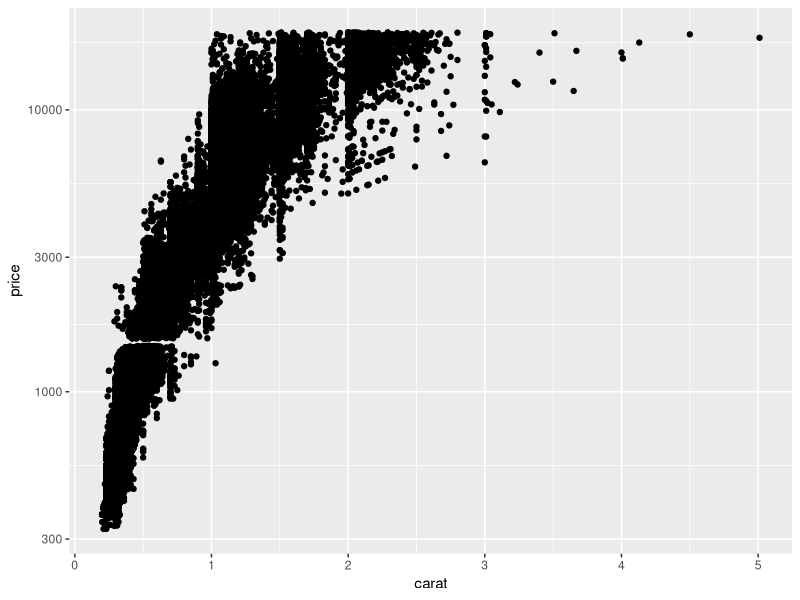
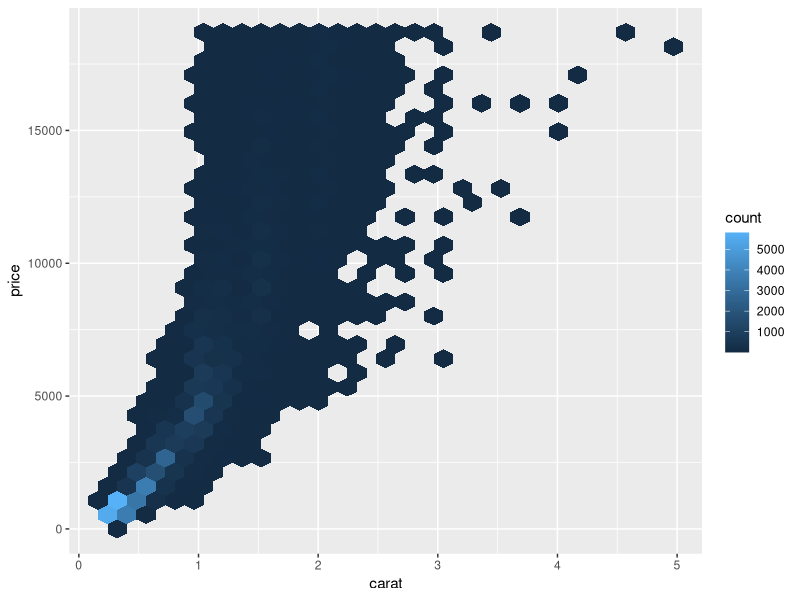
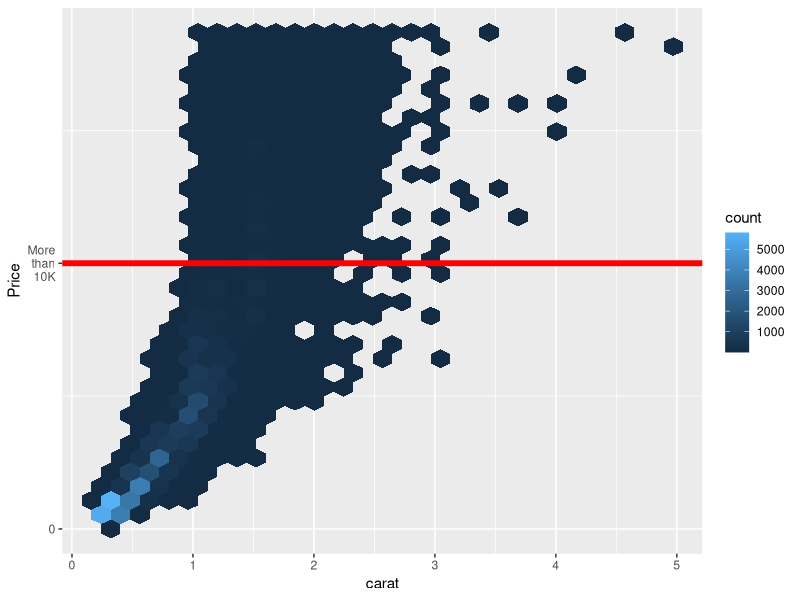
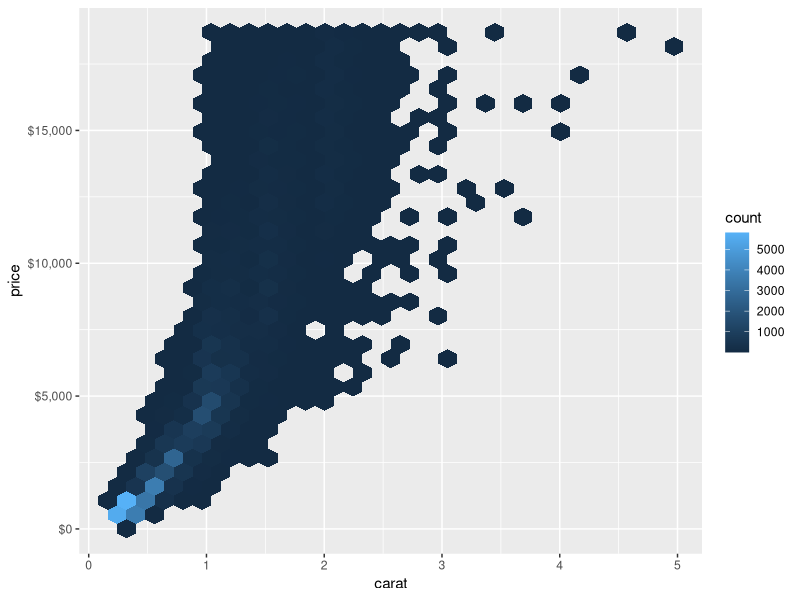
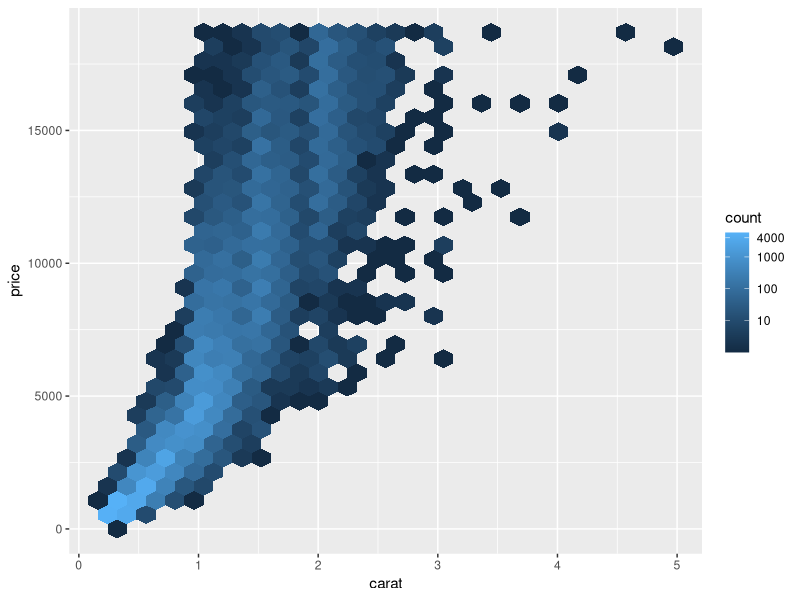
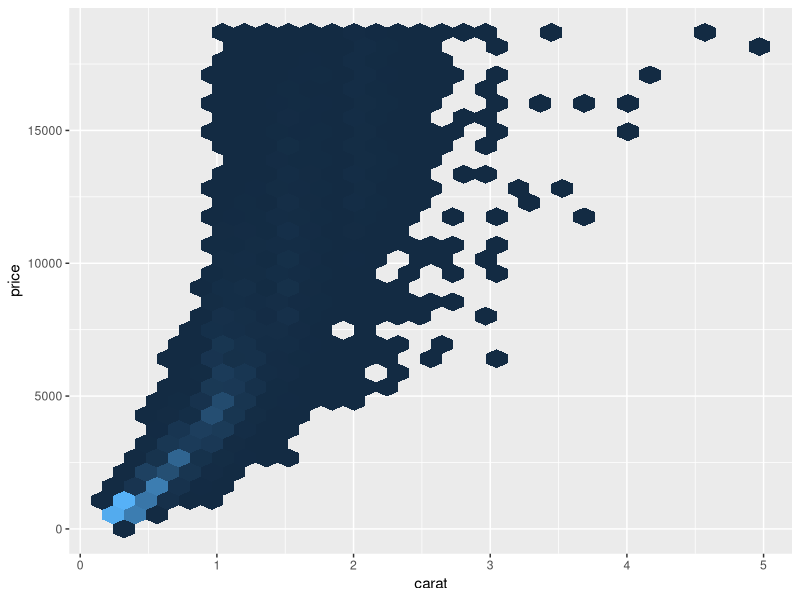
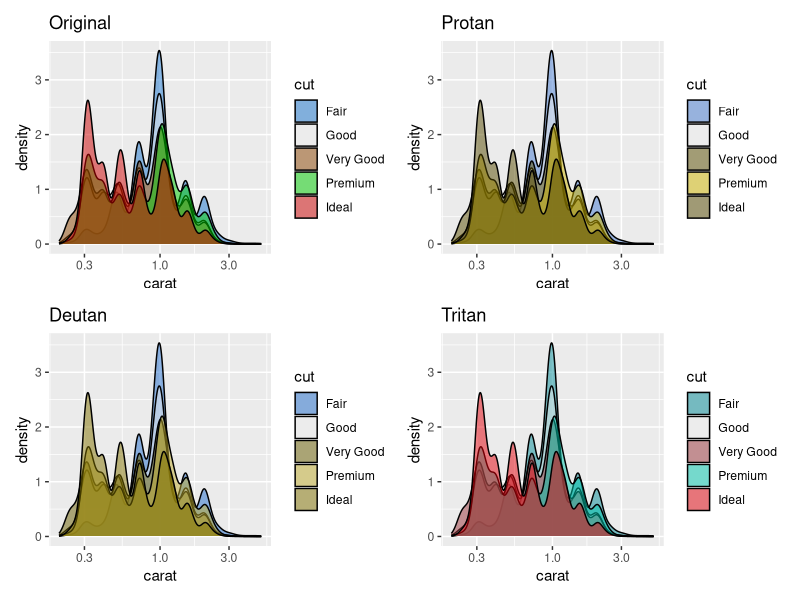
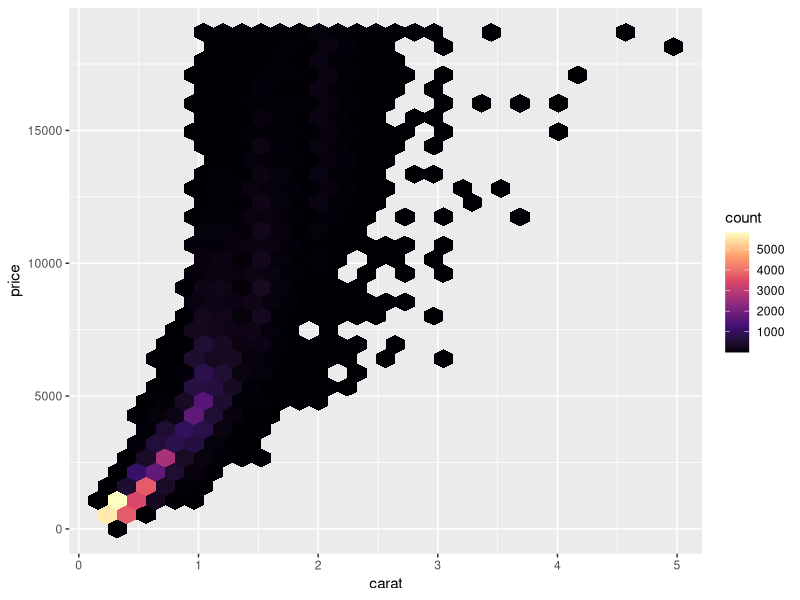

Write the R code that produced these figures, in order.
## ---- chunk 1
knitr::opts_chunk$set(#fig.path = "images/chapter6-04/",
                      fig.align = "center",
                      fig.width = 4, 
                      fig.height = 4,
                      echo = TRUE)
library(ggplot2)
library(patchwork)
## ---- chunk 2
ggplot(diamonds, aes(carat, price)) +
  geom_point() + 
  scale_y_log10()
## ---- chunk 3
g <- ggplot(diamonds, aes(carat, price)) + geom_hex()
g
## ---- chunk 4
g + 
  scale_y_continuous(name = "Price", 
                     breaks = c(0, 10000),
                     labels = c("0", "More\n than\n 10K")) + 
  geom_hline(yintercept = 10000, color = "red", size = 2)
## ---- chunk 5
g + 
  scale_y_continuous(
    label = scales::dollar_format()
  )
## ---- chunk 6
g + 
  scale_fill_continuous(
    breaks = c(0, 10, 100, 1000, 4000),
    trans = "log10"
  )
## ---- chunk 7
g + 
  scale_fill_continuous(
    guide = "none"
  )
## ---- chunk 8
cols <- c("dodgerblue3", "grey93", "darkorange4", "green3", "red3")
g1 <- ggplot(diamonds, aes(carat, fill = cut)) +
  geom_density(alpha = 0.5) + 
  scale_x_log10() + 
  scale_fill_manual(values = cols) +
  ggtitle("Original")

g2 <- g1 + scale_fill_manual(values = colorspace::protan(cols)) +
  ggtitle("Protan")
g3 <- g1 + scale_fill_manual(values = colorspace::deutan(cols)) +
  ggtitle("Deutan")
g4 <- g1 + scale_fill_manual(values = colorspace::tritan(cols)) +
  ggtitle("Tritan")

(g1 + g2) / (g3 + g4)
## ---- chunk 9
g + scale_fill_viridis_c(option = "A")
